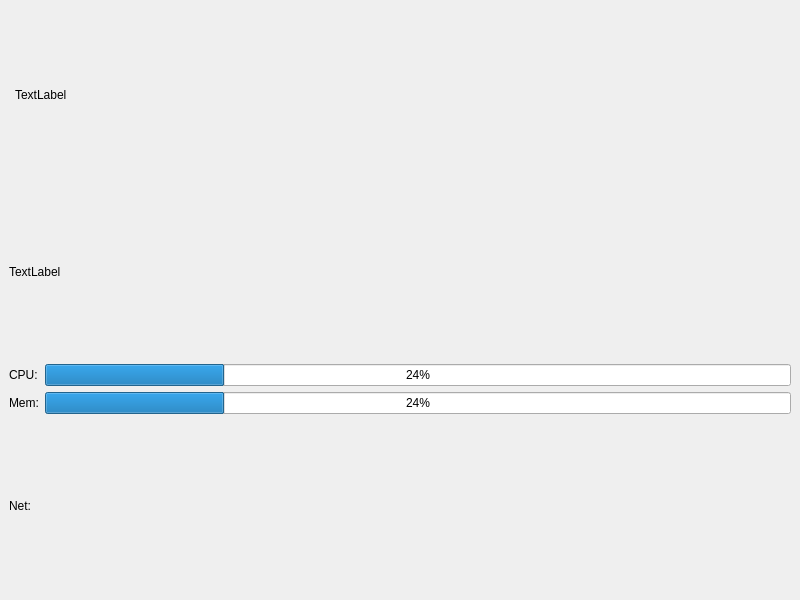
<?xml version="1.0" encoding="UTF-8"?>
<ui version="4.0">
 <class>MainWindow</class>
 <widget class="QMainWindow" name="MainWindow">
  <property name="geometry">
   <rect>
    <x>0</x>
    <y>0</y>
    <width>800</width>
    <height>600</height>
   </rect>
  </property>
  <property name="windowTitle">
   <string>MainWindow</string>
  </property>
  <widget class="QWidget" name="centralwidget">
   <layout class="QVBoxLayout" name="verticalLayout">
    <item>
     <layout class="QHBoxLayout" name="timeLayout">
      <item>
       <widget class="QWidget" name="clockDrawing" native="true">
        <property name="sizePolicy">
         <sizepolicy hsizetype="Maximum" vsizetype="Preferred">
          <horstretch>0</horstretch>
          <verstretch>0</verstretch>
         </sizepolicy>
        </property>
       </widget>
      </item>
      <item>
       <widget class="QLabel" name="timeNumber">
        <property name="text">
         <string>TextLabel</string>
        </property>
       </widget>
      </item>
      <item>
       <widget class="QLabel" name="m_weatherShower">
        <property name="text">
         <string>&lt;html&gt;&lt;head/&gt;&lt;body&gt;&lt;p&gt;&lt;a href='https://wttr.in'&gt;&lt;img src=&quot;:/icon/Simple/03d.png&quot;/&gt;&lt;/a&gt;&lt;/p&gt;&lt;/body&gt;&lt;/html&gt;</string>
        </property>
       </widget>
      </item>
     </layout>
    </item>
    <item>
     <widget class="QLabel" name="sentenceText">
      <property name="text">
       <string>TextLabel</string>
      </property>
     </widget>
    </item>
    <item>
     <layout class="QGridLayout" name="gridLayout">
      <item row="0" column="0">
       <widget class="QLabel" name="label">
        <property name="text">
         <string>CPU:</string>
        </property>
       </widget>
      </item>
      <item row="1" column="0">
       <widget class="QLabel" name="label_2">
        <property name="text">
         <string>Mem:</string>
        </property>
       </widget>
      </item>
      <item row="0" column="1">
       <widget class="QProgressBar" name="m_cpuProgressBar">
        <property name="value">
         <number>24</number>
        </property>
       </widget>
      </item>
      <item row="1" column="1">
       <widget class="QProgressBar" name="m_memoryProgressBar">
        <property name="value">
         <number>24</number>
        </property>
       </widget>
      </item>
     </layout>
    </item>
    <item>
     <widget class="QLabel" name="m_netInfo">
      <property name="text">
       <string>Net:</string>
      </property>
     </widget>
    </item>
   </layout>
  </widget>
 </widget>
 <resources/>
 <connections/>
</ui>
